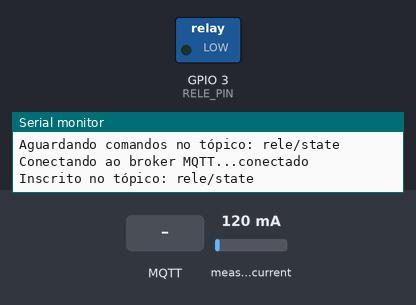
The sketch below on a simulated ESP32-C3. On the bench: switched loads named in the sketch (green lamp = pin HIGH), the last lines printed to the serial monitor. The inputs (shaded band) are chosen by the test bench; at power-on: measured current 120 mA. WiFi joins after 1.5 s; servers stay silent unless stated; random numbers use the default seed unless the sketch sets one; no MQTT or app messages arrive unless stated.

Above: at 4.2 s.
4.3 s: MQTT message "ON" arrives on the first subscribed topic
At 5.4 s:
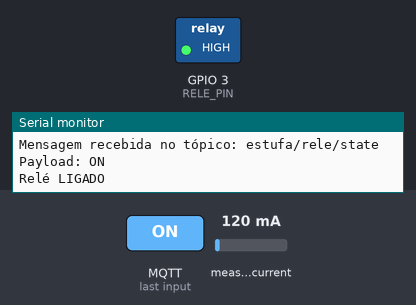
7.8 s: MQTT message "OFF" arrives on the first subscribed topic
At 8.3 s:
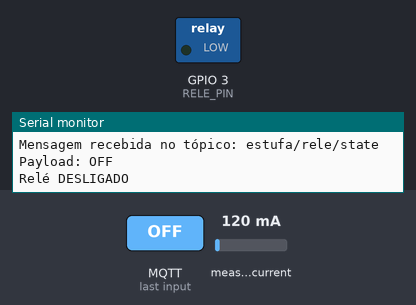
Timing chart, 0 to 10.8 s (numbered marks = the images above; inputs shaded):
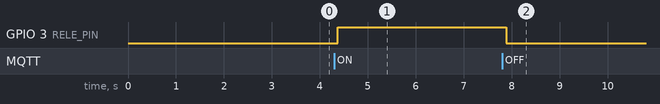

The sketch:

estufa.ino
```cpp
#include <WiFi.h>
#include <PubSubClient.h>
#include <WiFiClientSecure.h>
#include <EmonLib.h>
#include <DHT.h>

#define dispositivo "estufa"
#define topico_rele "estufa/rele/state"

// Wi-Fi credentials
const char* ssid = "";
const char* password = "";

// MQTT broker details
const char* mqtt_broker = "215716d34f484f7681398e2cf0125110.s1.eu.hivemq.cloud";
const int mqtt_port = 8883;
const char* mqtt_username = "esp32";
const char* mqtt_password = "Senha1234";

// Configuração dos sensores e relé
#define RELE_PIN 3           // Pino do relé
#define CORRENTE_PIN 0       // Pino do sensor de corrente (SCT-013)
#define DHT_PIN 2            // Pino do sensor DHT11 (altere conforme sua conexão)
#define DHT_TYPE DHT11       // Tipo do sensor DHT

// Fator de calibração para o SCT-013 (ajuste conforme necessário)
#define CALIBRACAO_CORRENTE 18.3

// Intervalos de publicação
unsigned long ultimaLeituraCorrente = 0;
unsigned long ultimaLeituraTemperatura = 0;
const unsigned long INTERVALO_CORRENTE = 5000;    // 5 segundos
const unsigned long INTERVALO_TEMPERATURA = 30000; // 30 segundos

WiFiClientSecure espClient;
PubSubClient client(espClient);

// Objetos dos sensores
EnergyMonitor emon;
DHT dht(DHT_PIN, DHT_TYPE);

void setup_wifi() {
  delay(10);
  Serial.println();
  Serial.print("Conectando à rede: ");
  Serial.println(ssid);

  WiFi.begin(ssid, password);

  while (WiFi.status() != WL_CONNECTED) {
    delay(1000);
    Serial.print(".");
  }

  Serial.println("");
  Serial.println("WiFi conectado");
  Serial.println("Endereço IP: ");
  Serial.println(WiFi.localIP());
}

void callback(char* topic, byte* payload, unsigned int length) {
  Serial.print("Mensagem recebida no tópico: ");
  Serial.println(topic);

  char payloadStr[length + 1];
  memcpy(payloadStr, payload, length);
  payloadStr[length] = '\0';

  Serial.print("Payload: ");
  Serial.println(payloadStr);

  // Verificar se é o tópico correto para controlar o relé
  if (strcmp(topic, topico_rele) == 0) {
    // Controlar o relé baseado no payload
    if (strcmp(payloadStr, "ON") == 0 || strcmp(payloadStr, "1") == 0) {
      digitalWrite(RELE_PIN, HIGH);
      Serial.println("Relé LIGADO");

    }
    else if (strcmp(payloadStr, "OFF") == 0 || strcmp(payloadStr, "0") == 0) {
      digitalWrite(RELE_PIN, LOW);
      Serial.println("Relé DESLIGADO");
    }
  }
}

void reconnect() {
  while (!client.connected()) {
    Serial.print("Conectando ao broker MQTT...");

    // Gerar um Client ID único
    String clientId = "ESP32-Estufa-";
    clientId += String(random(0xffff), HEX);

    if (client.connect(clientId.c_str(), mqtt_username, mqtt_password)) {
      Serial.println("conectado");

      // Inscrever no tópico
      char topic[50];
      snprintf(topic, sizeof(topic), "%s/%s", dispositivo, "rele/state");
      if (client.subscribe(topic)) {
        Serial.println("Inscrito no tópico: rele/state");
      } else {
        Serial.println("Falha ao se inscrever no tópico");
      }

    } else {
      Serial.print("falha, rc=");
      Serial.print(client.state());
      Serial.println(" tentando novamente em 5 segundos");
      delay(5000);
    }
  }
}

void publicarCorrente() {
  // Ler valor de corrente
  double corrente = emon.calcIrms(10000); // 1480 número de amostras

  Serial.print("Corrente: ");
  Serial.print(corrente, 4);
  Serial.println("A");

  // Publicar no MQTT
  char msg[10];
  snprintf(msg, 10, "%.4f", corrente);

  char topic[50];
  snprintf(topic, sizeof(topic), "%s/%s", dispositivo, "corrente");
  client.publish(topic, msg);
}

void publicarTemperatura() {
  // Ler temperatura do DHT11
  float temperatura = dht.readTemperature();

  // Verificar se a leitura foi bem-sucedida
  if (isnan(temperatura)) {
    Serial.println("Falha na leitura do DHT11!");
    return;
  }

  Serial.print("Temperatura: ");
  Serial.print(temperatura, 2);
  Serial.println("°C");

  // Publicar no MQTT
  char msg[10];
  snprintf(msg, 10, "%.2f", temperatura);

  char topic[50];
  snprintf(topic, sizeof(topic), "%s/%s", dispositivo, "temperatura");
  client.publish(topic, msg);
}

void setup() {
  delay(1000);
  Serial.begin(115200);

  // Configurar pino do relé
  pinMode(RELE_PIN, OUTPUT);
  digitalWrite(RELE_PIN, LOW); // Iniciar com relé desligado

  // Inicializar sensor de corrente
  emon.current(CORRENTE_PIN, CALIBRACAO_CORRENTE);

  // Inicializar sensor DHT11
  dht.begin();

  setup_wifi();
  espClient.setInsecure(); // Usar conexão insegura para MQTT sobre TLS
  client.setServer(mqtt_broker, mqtt_port);
  client.setCallback(callback);

  Serial.println("Dispositivo Estufa inicializado");
  Serial.println("Monitorando corrente e temperatura");
  Serial.println("Aguardando comandos no tópico: rele/state");
}

void loop() {
  if (!client.connected()) {
    reconnect();
  }
  client.loop();

  unsigned long agora = millis();

  // Publicar corrente a cada 5 segundos
  if (agora - ultimaLeituraCorrente >= INTERVALO_CORRENTE) {
    ultimaLeituraCorrente = agora;
    publicarCorrente();
  }

  // Publicar temperatura a cada 30 segundos
  if (agora - ultimaLeituraTemperatura >= INTERVALO_TEMPERATURA) {
    ultimaLeituraTemperatura = agora;
    publicarTemperatura();
  }

  // Pequeno delay para evitar sobrecarga
  delay(100);
}
```

Measured:
- after the input at 4.3 s, GPIO 3 (RELE_PIN): LOW → HIGH after 0.08 s
- after the input at 7.8 s, GPIO 3 (RELE_PIN): HIGH → LOW after 0.08 s
